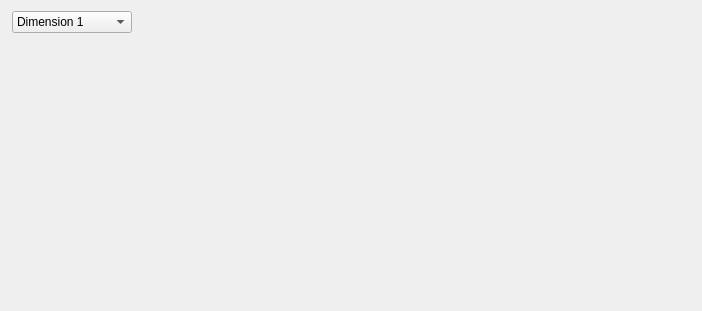
<?xml version="1.0" encoding="UTF-8"?>
<ui version="4.0">
 <class>MarginalWidget</class>
 <widget class="QWidget" name="MarginalWidget">
  <property name="geometry">
   <rect>
    <x>0</x>
    <y>0</y>
    <width>702</width>
    <height>311</height>
   </rect>
  </property>
  <property name="windowTitle">
   <string>GMM Marginals</string>
  </property>
  <layout class="QVBoxLayout" name="verticalLayout" stretch="0,1">
   <property name="leftMargin">
    <number>4</number>
   </property>
   <property name="rightMargin">
    <number>4</number>
   </property>
   <property name="bottomMargin">
    <number>4</number>
   </property>
   <item>
    <widget class="QWidget" name="widget" native="true">
     <layout class="QHBoxLayout" name="horizontalLayout" stretch="0,1">
      <property name="spacing">
       <number>0</number>
      </property>
      <property name="leftMargin">
       <number>8</number>
      </property>
      <property name="topMargin">
       <number>0</number>
      </property>
      <property name="rightMargin">
       <number>0</number>
      </property>
      <property name="bottomMargin">
       <number>0</number>
      </property>
      <item>
       <widget class="QComboBox" name="dimCombo">
        <property name="minimumSize">
         <size>
          <width>120</width>
          <height>0</height>
         </size>
        </property>
        <property name="font">
         <font>
          <pointsize>9</pointsize>
         </font>
        </property>
        <item>
         <property name="text">
          <string>Dimension 1</string>
         </property>
        </item>
        <item>
         <property name="text">
          <string>Dimension 2</string>
         </property>
        </item>
       </widget>
      </item>
      <item>
       <spacer name="horizontalSpacer">
        <property name="orientation">
         <enum>Qt::Horizontal</enum>
        </property>
        <property name="sizeHint" stdset="0">
         <size>
          <width>558</width>
          <height>20</height>
         </size>
        </property>
       </spacer>
      </item>
     </layout>
    </widget>
   </item>
   <item>
    <widget class="QLabel" name="display">
     <property name="minimumSize">
      <size>
       <width>600</width>
       <height>250</height>
      </size>
     </property>
     <property name="text">
      <string/>
     </property>
    </widget>
   </item>
  </layout>
 </widget>
 <resources/>
 <connections/>
</ui>
